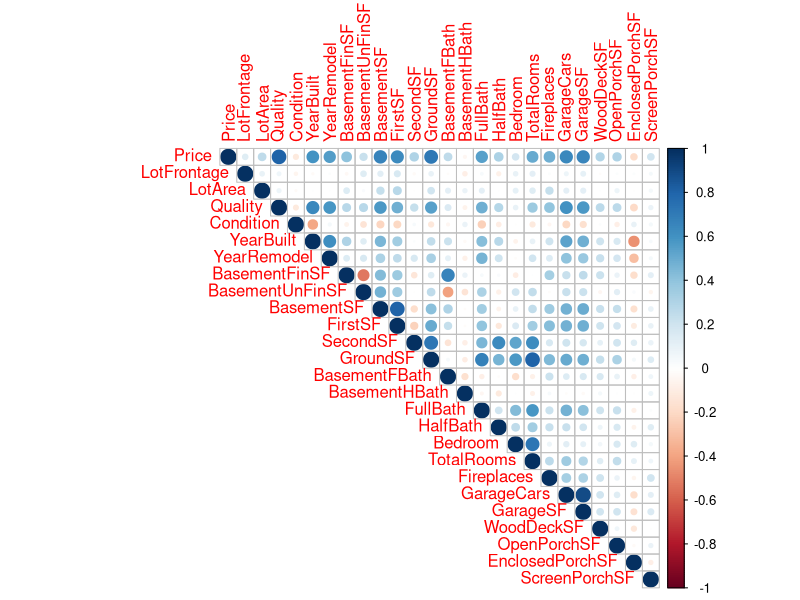
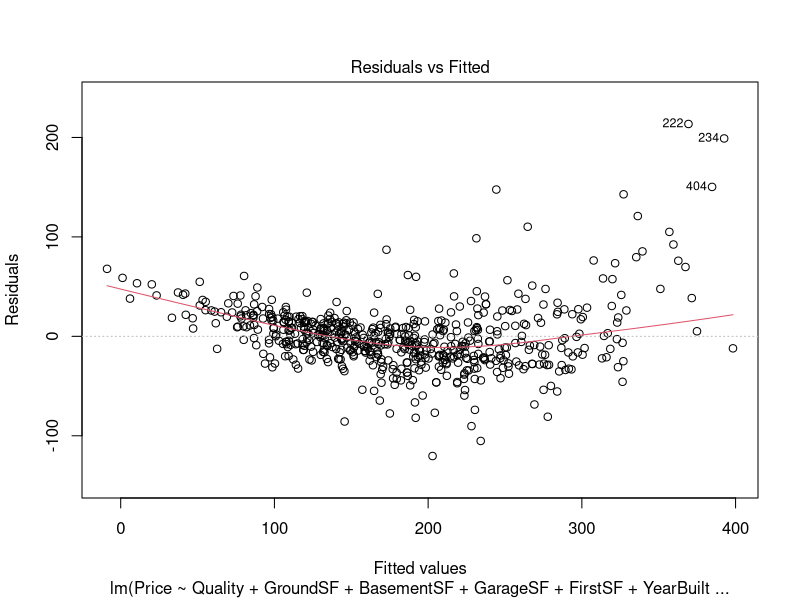
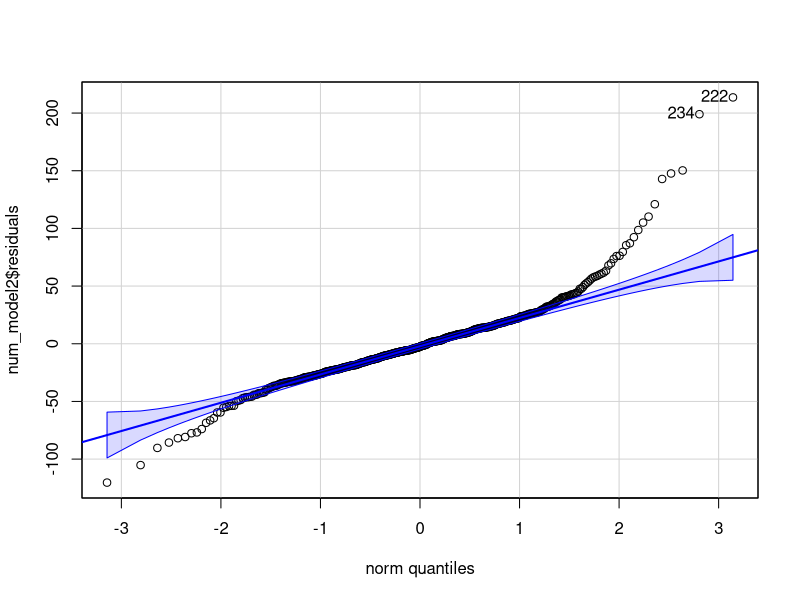
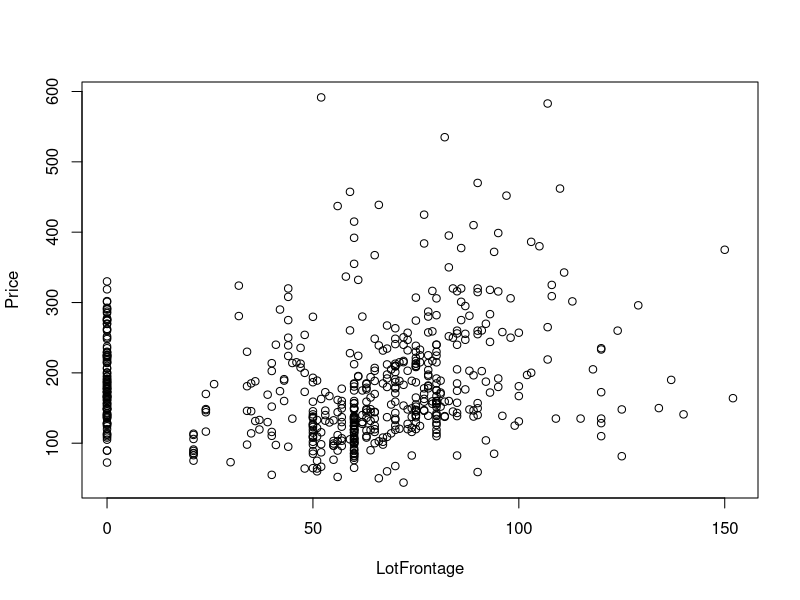
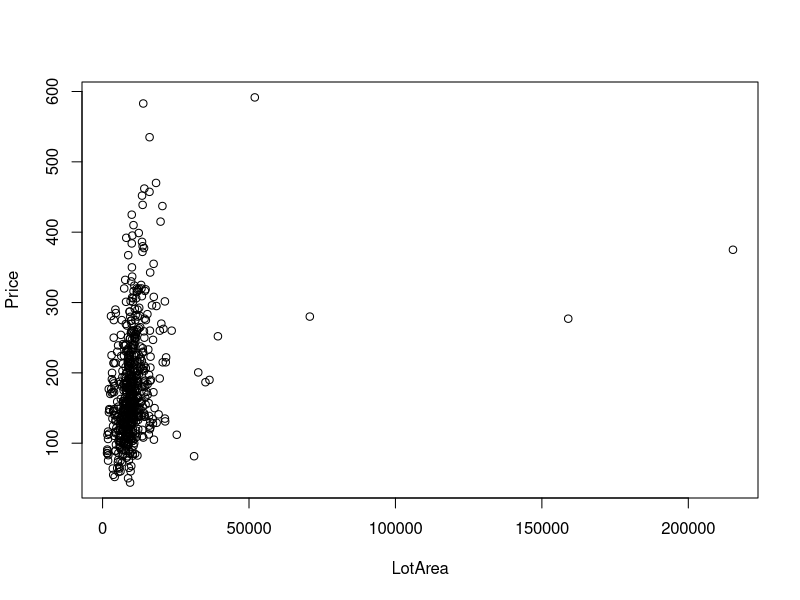
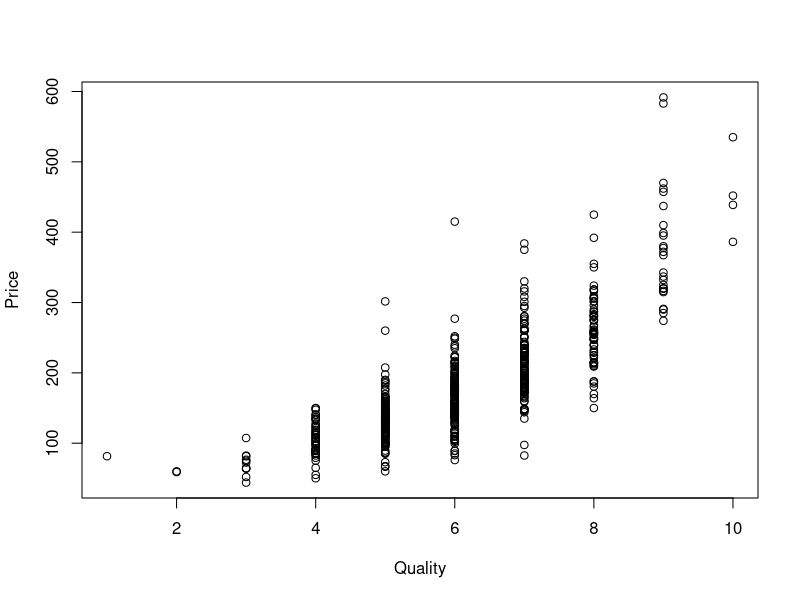
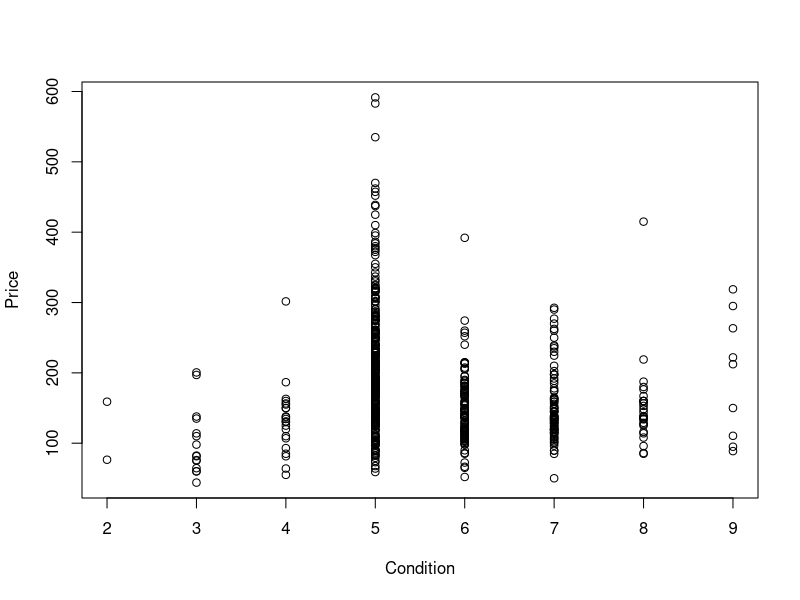
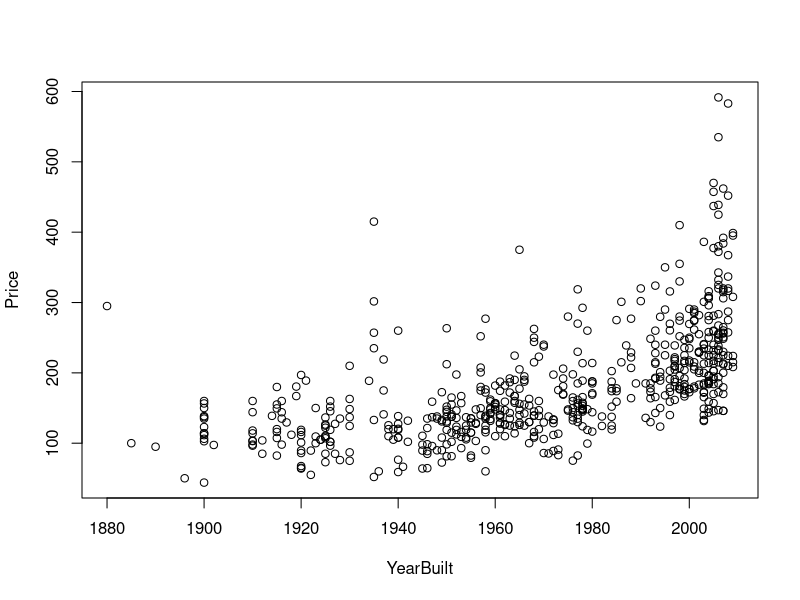

The R source for these figures, in order: (Note: this script raises an error after producing the figures.)
## ---- chunk 1
library(readr)
library(car)
library(corrplot)
AmesTrain = read_csv("AmesTrain22.csv")
## ---- chunk 2
numeric_vars = unlist(lapply(AmesTrain, is.numeric))
AmesNum = AmesTrain[ , numeric_vars]
## ---- chunk 3
corrplot(cor(AmesNum[, 2:27]), type = "upper")
## ---- chunk 4
sort(cor(AmesNum[, 2:27])[, 1], decreasing = T)
## ---- chunk 5
num_model1 = lm(Price ~ Quality + GroundSF + BasementSF + GarageSF + GarageCars + 
                  FirstSF + YearBuilt + YearRemodel + FullBath + TotalRooms, data = AmesNum)
## ---- chunk 6
summary(num_model1)
## ---- chunk 7
vif(num_model1)
## ---- chunk 8
AIC(num_model1)
## ---- chunk 9
num_model2 = lm(Price ~ Quality + GroundSF + BasementSF + GarageSF + FirstSF + 
                  YearBuilt + YearRemodel + FullBath, data = AmesNum)
## ---- chunk 10
summary(num_model2)
## ---- chunk 11
vif(num_model2)
## ---- chunk 12
AIC(num_model2)
## ---- chunk 13
plot(num_model2, 1)
## ---- chunk 14
qqPlot(num_model2$residuals)
## ---- chunk 15
rstudent(num_model2)[abs(rstudent(num_model2)) > 3]
## ---- chunk 16
num_model3 = lm(Price ~ Quality + GroundSF + BasementSF + GarageSF, data = AmesNum)

summary(num_model3)
## ---- chunk 17
AIC(num_model3)
## ---- chunk 18
plot(Price ~ ., data = AmesNum[, 2:27])
## ---- chunk 19
plot(log(Price) ~ ., data = AmesNum[, 2:27])
## ---- chunk 20
AmesNum["TotalBath"] = AmesNum["BasementFBath"] + AmesNum["BasementHBath"] +
  AmesNum["FullBath"] + AmesNum["HalfBath"]
## ---- chunk 21
plot(log(Price) ~ TotalBath, data = AmesNum[, 2:28])
## ---- chunk 22
num_model_full = lm(log(Price) ~ LotFrontage + Quality + Condition + I(YearBuilt^2)
                    + YearRemodel + BasementFinSF + BasementUnFinSF + BasementSF 
                    + FirstSF + I(sqrt(SecondSF)) + GroundSF + Bedroom + TotalRooms 
                    + Fireplaces + GarageCars + GarageSF + WoodDeckSF + OpenPorchSF 
                    + EnclosedPorchSF + ScreenPorchSF+ TotalBath, data = AmesNum)

summary(num_model_full)
## ---- chunk 23
step(num_model_full, direction = "backward")
## ---- chunk 24
constmodel = lm(log(Price) ~ 1, data = AmesNum)
step(constmodel, scope = list(upper = num_model_full), direction = "both")
## ---- chunk 25
num_model_auto = lm(log(Price) ~ Quality + GroundSF + YearBuilt^2 + BasementFinSF 
                    + Condition + BasementSF + GarageSF + Fireplaces + Bedroom + LotFrontage 
                    + TotalRooms + ScreenPorchSF + EnclosedPorchSF + YearRemodel 
                    + OpenPorchSF, data = AmesNum)
## ---- chunk 26
summary(num_model_auto)
## ---- chunk 27
plot(num_model_auto, 1)
## ---- chunk 28
qqPlot(num_model_auto)
## ---- chunk 29
summary(num_model_auto)
## ---- chunk 30
vif(num_model_auto)
## ---- chunk 31
num_model_auto_2 = lm(log(Price) ~ Quality + GroundSF + YearBuilt^2 + BasementFinSF 
                      + Condition + BasementSF + GarageSF + Fireplaces + Bedroom + LotFrontage 
                      + TotalRooms + ScreenPorchSF + EnclosedPorchSF 
                      + YearRemodel, data = AmesNum)

summary(num_model_auto_2)
## ---- chunk 32
sample_house = data.frame(Quality = 7, GroundSF = 2047, YearBuilt = 1992, 
                          BasementFinSF = 0, Condition = 5, BasementSF = 875, GarageSF = 304, 
                          Fireplaces = 1, Bedroom = 3, LotFrontage = 300, TotalRooms = 9, 
                          ScreenPorchSF = 0, EnclosedPorchSF = 0, YearRemodel = 2001)


exp(predict(num_model_auto_2, sample_house, interval="predict", level = .95))
